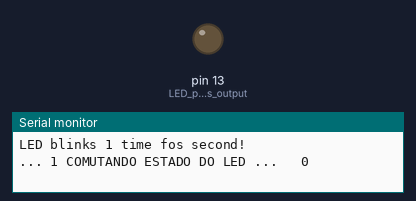
Simulated run of this sketch. Board: Arduino Uno, built with avr-gcc and run on an emulated ATmega328P. Parts: output pins drawn as LEDs (lit = HIGH), the last lines printed to the serial monitor.

Above: at 1.0 s.
At 5.5 s:
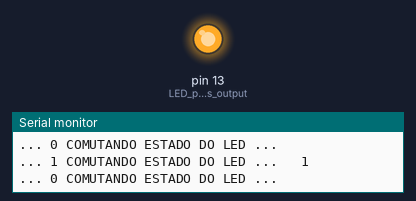
Timing chart, 0 to 6.9 s (numbered marks = the images above):
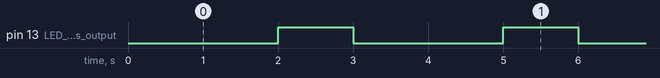

The sketch:

BlinkOnBoardLED.ino
```cpp
/* - - - - - - - - - - - - - - - - - - - - - - - - - - - - - - - - - - -*/
/* - - - - - - - - - - - - - - - - - - - - - - - - - - - - - - - - - - -*/
#define SERIAL_BAUD 115200
#define LED LED_BUILTIN            // Led in NodeMCU at pin GPIO16
// LED_BUILTIN IS INVERTED LOGIC - ATTENTION HERE!!!!!!!!!!!!!!!!!!
/* - - - - - - - - - - - - - - - - - - - - - - - - - - - - - - - - - - -*/
unsigned times = 0;
/* - - - - - - - - - - - - - - - - - - - - - - - - - - - - - - - - - - -*/
void setup() {
Serial.begin(SERIAL_BAUD);
Serial.println("\nLED blinks 1 time fos second!");
pinMode(LED_BUILTIN, OUTPUT);    // LED pin as output.
digitalWrite(LED_BUILTIN, HIGH);   // LED STARTS OFF - INVERTED LOGIC
}
/* - - - - - - - - - - - - - - - - - - - - - - - - - - - - - - - - - - -*/
void loop() {
digitalWrite(LED_BUILTIN, LOW); // turn the LED on.
Serial.print("... 1 COMUTANDO ESTADO DO LED ... \t");
Serial.println(times);
delay(2000); // wait for 1 second.
digitalWrite(LED_BUILTIN, HIGH);// turn the LED off.(Note that LOW is the voltage level but actually
                        //the LED is on; this is because it is acive low on the ESP8266.
Serial.println("... 0 COMUTANDO ESTADO DO LED ...");
delay(1000);            // wait for 1 second.
times++; }
/* - - - - - - - - - - - - - - - - - - - - - - - - - - - - - - - - - - -*/
/* - - - - - - - - - - - - - - - - - - - - - - - - - - - - - - - - - - -*/
```

Measured:
- by itself, pin 13 (LED_pin_as_output): alternates HIGH for 1.0 s and LOW for 2.0 s
